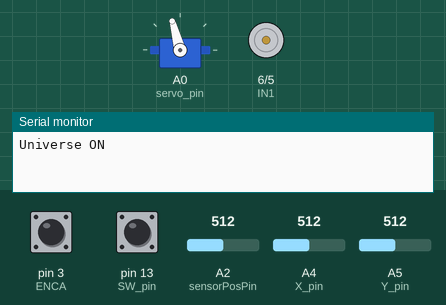
Simulated run of this sketch. Board: Arduino Uno, built with avr-gcc and run on an emulated ATmega328P. Shown: servo, motor-driver pin pairs drawn as motors (green arrow = first pin HIGH = forward, orange = second pin HIGH = backward, longer = more drive, scaled by the enable pin), the last lines printed to the serial monitor. The inputs (shaded band) are chosen by the test bench; at power-on: A4 (X_pin) = 512, pin 3 (ENCA) HIGH, pin 13 (SW_pin) LOW, A2 (sensorPosPin) = 512, A5 (Y_pin) = 512.

Above: at 1.2 s.
1.3 s: A4 (X_pin) set to 687
2.8 s: A4 (X_pin) set to 716
At 4.1 s:
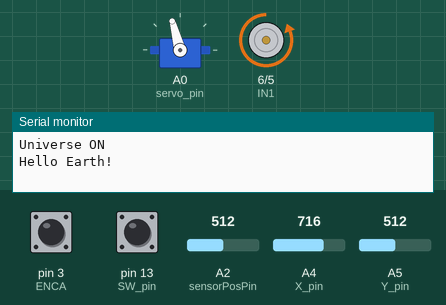
Timing chart, 0 to 5.8 s (numbered marks = the images above; inputs shaded):
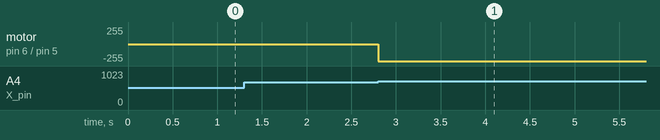

The sketch:

Project_207.ino
```cpp
#include <util/atomic.h>
#include <math.h>
#include <Servo.h>
Servo myservo;  // create servo object to control a servo

// Arduino pin numbers
#define ENCA 3 // Encoder A input YELLOW
#define ENCB 2  // Encoder B input WHITE
#define sensorPosPin A2 // input pin for MR sensor
#define SW_pin 13 // digital pin connected to switch output orange
#define X_pin A4 // analog pin connected to X output green
#define Y_pin A5 // analog pin connected to Y output blue

#define PWM 7 // PWM output pin for motor
#define IN1 6 // Motor driver output 1 for motor
#define IN2 5 // Motor driver output 2 for motor
#define servo_pin A0  // speed output pin for servo

int updatedMR = 0;     // keeps track of the latest updated value of the MR sensor reading
double MR_Offset = 1390; //Loop offset of MR sensor
double B_angle = 0; //angle of bottom in space y-direction
double T_angle = 0; //angle of top in body x-direction

// Joystick Control
double Joystick_h = 0; //Joystick Case hold
int Joystick = 0; //Joystick Case LOW (pressed)
double Plante = 0;
double Joystick_old = 0;
double Plante_old = 0;

// Servo Control
int S_speed = 0; //0-180 (0:CCW max speed, 90:Stop, 180:CW max speed)
double angle_tolerance = 20; //angle tolerance (so large because of the wobble servo)
double weight_effect_speed = 0; //
int Real_angle = 0; //
int Real_Distance = 0; //mm

// Motor Control
int pos = 0;
int target = 0;
int speed_ratio = 0; //
volatile int posi = 0;
long prevT = 0;
float eprev = 0;
float eintegral = 0;
int pos_old = 0;

// Calculation Variables
double time_old = 0;
double A_velocity = 0; //Angular velocity
double B_angle_old = 0;
double A_velocity_old = 0;

// User Input Data
int Modle_P_weight = 0; //kg
double model_arm_length = 12*25.4; //mm
double Model_ratio_d = 1.3368*pow(10,-6); //mm/km (model to real object [orbital distance])
double Model_ratio_r = 5.20598*pow(10,-3); //mm/km (model to real object [radius])
double material_density = 1000; //kg/m^3 (60% PLA)
double gear_ratio = 25; //Gearbox and belt gear
double G = 6.67428*pow(10,-20); //km^3 kg^-1 s^-2
double M_C = 1.98892*pow(10,30); //kg (mass of center [sun])

int Plante_Diameter = 0; //km
int Plante_Weight = 0; //kg
int Plante_Density = 0; //kg/m^2
int Plante_Distance = 0; //km
int Orbital_Period = 0; //days
int Orbital_Velocity = 0; //km/s

void setup() {
  Serial.begin(115200);

  // Input pins
  pinMode(ENCA,INPUT); // Encoder A input
  pinMode(ENCB,INPUT); // Encoder B input
  attachInterrupt(digitalPinToInterrupt(ENCA),readEncoder,RISING);
  pinMode(sensorPosPin, INPUT); // set MR sensor pin to be an input
  pinMode(SW_pin, INPUT); // set Joystick pin to be an input
  pinMode(X_pin, INPUT); // set Joystick pin to be an input
  pinMode(Y_pin, INPUT); // set Joystick pin to be an input

  // Output pins
  pinMode(PWM, OUTPUT);  // PWM pin for motor
  pinMode(IN1,OUTPUT);  // Motor driver output 1 for motor
  pinMode(IN2,OUTPUT);  // Motor driver output 2 for motor

  myservo.attach(servo_pin);
}

void loop() {
// --------------------------------------------------------------
// Angular position of the bottom system (Motor Encoder)
// --------------------------------------------------------------
  ATOMIC_BLOCK(ATOMIC_RESTORESTATE) {
    pos = posi;
  }
  B_angle = 0.174*pos+3.87;
//  Serial.println(B_angle);

// --------------------------------------------------------------
// Angular position of the top system (Magnetoresistive (MR) Sensors)
// --------------------------------------------------------------
  int loop_a = 0; //servo ratation loop (CCW face down)
  int off = analogRead(sensorPosPin)+1018.5;
  if(off > 0){
    loop_a = 1;
    while(off > 0){
      off = off - MR_Offset;
      loop_a = loop_a + 1;
    }
  }
  else if(off < 0){
    while(off < 0){
      off = off + MR_Offset;
      loop_a = loop_a + 1;
    }
  }
  updatedMR = analogRead(sensorPosPin)+MR_Offset*loop_a;
//  Serial.print(updatedMR);
 T_angle = -0.259*updatedMR+96.2; // Compute the angle of the servo in degrees
//  Serial.print(T_angle);

// --------------------------------------------------------------
// Velocity of the plante
// --------------------------------------------------------------
  double time_new = millis();
  double td = time_new-time_old; //[s] time difference between two loops
  time_old = time_new;
  double a = 0.8;
  double A_velocity_B = (B_angle-B_angle_old)/td; //[/s] Angular velocity before filter
  double A_velocity = a*A_velocity_B+(1-a)*A_velocity_old; //[/s] filted angular velocity by infinite impulse response filter
  double R_p = sin(T_angle); //Radius of the plante
  B_angle_old = B_angle;
  A_velocity_old = A_velocity;
  double Velocity = A_velocity*R_p;
//  Serial.print(Velocity)

// --------------------------------------------------------------
// ON/OFF of the system (Push Joystick)
// --------------------------------------------------------------
  if(digitalRead(SW_pin) == HIGH) {
    Joystick_h = 0;
  }

if(Joystick_h == 0){
  if(digitalRead(SW_pin) == LOW && Joystick == 0) {
  Joystick = 1;
    if (Joystick == Joystick_old){
    }
    else {
    Serial.print("Universe ON");
    Joystick_h = 1;
    }
 } else if (digitalRead(SW_pin) == LOW && Joystick == 1) {
  Joystick = 0;
    if (Joystick == Joystick_old){
    }
    else {
    Serial.print("Universe OFF");
    Joystick_h = 1;
    }
 }
}

// --------------------------------------------------------------
// Modes of the system (Move Joystick)
// --------------------------------------------------------------
  if(Joystick == 0){
    Plante = 0;
  }
  else if(Joystick == 1){
  if(analogRead(X_pin)<300 || analogRead(Y_pin)<300){
    if(analogRead(X_pin)<analogRead(Y_pin)){
      Plante = 1; //Mercury
      Plante_Diameter = 4879; //km
      Plante_Weight = 0.33*pow(10,24); //kg
      Plante_Density = 5429; //kg/m^2
      Plante_Distance = 57.9*pow(10,6); //km
    }
    else if(analogRead(X_pin)>analogRead(Y_pin)){
      Plante = 2; //Venus
      Plante_Diameter = 12104; //km
      Plante_Weight = 4.87*pow(10,24); //kg
      Plante_Density = 5243; //kg/m^2
      Plante_Distance = 108.2*pow(10,6); //km

    }
  }
  else if(analogRead(X_pin)>700 || analogRead(Y_pin)>700){
    if (analogRead(X_pin)>analogRead(Y_pin)){
      Plante = 3; //Earth
      Plante_Diameter = 12756; //km
      Plante_Weight = 5.97*pow(10,24); //kg
      Plante_Density = 5514; //kg/m^2
      Plante_Distance = 149.6*pow(10,6); //km
    }
    else if(analogRead(X_pin)<analogRead(Y_pin)){
      Plante = 4; //Mars
      Plante_Diameter = 6792; //km
      Plante_Weight = 0.643*pow(10,24); //kg
      Plante_Density = 3934; //kg/m^2
      Plante_Distance = 228*pow(10,6); //km
    }
  }
  }
  Orbital_Velocity = sqrt(G*M_C/Plante_Distance); //km/s

// --------------------------------------------------------------
// Plantes printing
// --------------------------------------------------------------
  if(Plante == 0){
    if (Plante == Plante_old){
      if (Joystick == Joystick_old){
      }
      else {
      Serial.println();
      }
    }
  }
  else if(Plante == 1){
    if (Plante == Plante_old){
    }
    else {
    Serial.print("Hello Mercury!");
    Serial.println();
    }
  }
  else if(Plante == 2){
    if (Plante == Plante_old){
    }
    else {
    Serial.print("Hello Venus!");
    Serial.println();
    }
  }
  else if(Plante == 3){
    if (Plante == Plante_old){
    }
    else {
    Serial.print("Hello Earth!");
    Serial.println();
    }
  }
  else if(Plante == 4){
    if (Plante == Plante_old){
    }
    else {
    Serial.print("Hello Mars!");
    Serial.println();
    }
  }
  Joystick_old = Joystick;
  Plante_old = Plante;

// --------------------------------------------------------------
// Servo Control
// --------------------------------------------------------------
  Real_angle = asin(Plante_Distance*Model_ratio_d/model_arm_length); //
  Modle_P_weight = 1000*3.1415926*(4/3)*pow((Plante_Diameter/2)*Model_ratio_r/1000,3); //kg
  weight_effect_speed = 10000*Modle_P_weight; //

  if(T_angle > Real_angle+angle_tolerance){
    S_speed = 75 - weight_effect_speed;
  }
  else if(T_angle < Real_angle-angle_tolerance){
    S_speed = 105 + weight_effect_speed;
  }
  else{
    S_speed = 90 + weight_effect_speed;
  }
    myservo.write(S_speed);

// --------------------------------------------------------------
// Motor Control
// --------------------------------------------------------------
  speed_ratio = Orbital_Velocity/50; //
  target = 250*speed_ratio+pos_old;

  // PID constants
  float kp = 1;
  float ki = 0.01;
  float kd = 0.025;

  long currT = micros(); // time difference
  float deltaT = ((float) (currT - prevT))/(pow(10,-6));
  prevT = currT;

  int e = pos - target; // error
  float dedt = (e-eprev)/(deltaT); // derivative
  eintegral = eintegral + e*deltaT; // integral
  float u = kp*e + kd*dedt + ki*eintegral; // control signal
  float pwr = fabs(u);
  if( pwr > 255 ){
    pwr = 255;
  }
  if( pwr <0 ){
    pwr = 0;
  }

  // motor direction
  int dir = 1;
  if(u<0){
    dir = -1;
  }

  setMotor(dir,pwr,PWM,IN1,IN2);
  eprev = e;
  pos_old = pos;
}

void setMotor(int dir, int pwmVal, int pwm, int in1, int in2){
  analogWrite(pwm,pwmVal);
  if(dir == 1){
    digitalWrite(in1,HIGH);
    digitalWrite(in2,LOW);
  }
  else if(dir == -1){
    digitalWrite(in1,LOW);
    digitalWrite(in2,HIGH);
  }
  else{
    digitalWrite(in1,LOW);
    digitalWrite(in2,LOW);
  }
}

void readEncoder(){
  int b = digitalRead(ENCB);
  if(b > 0){
    posi++;
  }
  else{
    posi--;
  }
}
```

Measured:
- the behaviour switches between 700 and 701 on A4 (X_pin) (found by bisection; images 0 and 1)
- after the input at 1.3 s, every drawn part: stays the same
- after the input at 2.8 s, motor on pin 6 (IN1) / pin 5 (IN2): stopped → backward 255/255 at once
